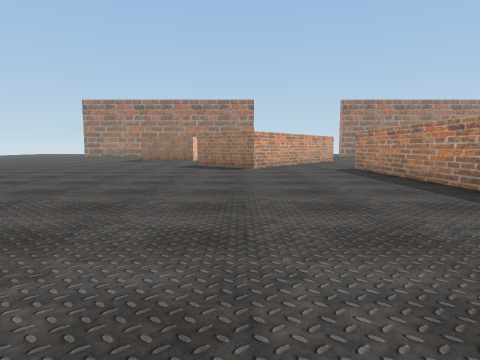
View 1 (above)

22 first-person views from a walk through a scene from a Unity 3-D project. The camera is 1.4 m above the floor, tilts 6° down and sees 75° across. The floor is counted in squares, 2 m on a side. Each view is taken from the middle of a square. On the plan, view 1 faces up. The plan holds only what a view shows up to about 10 squares ahead; the rest is blank. The place goes on beyond the plan. The player is left out.

View 2
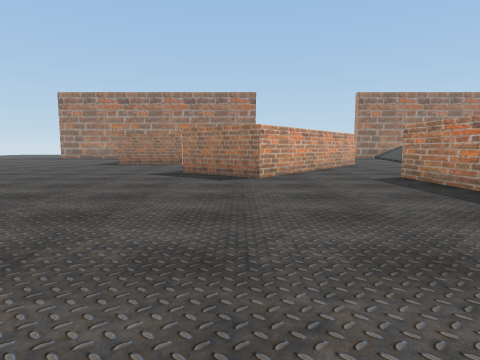

View 3
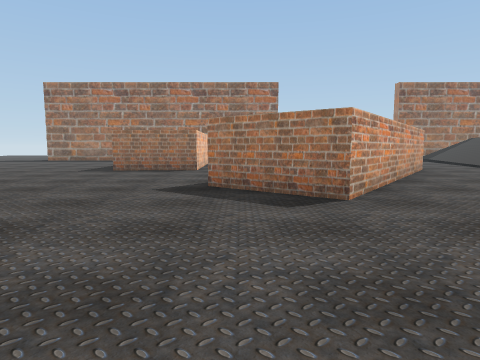

View 4
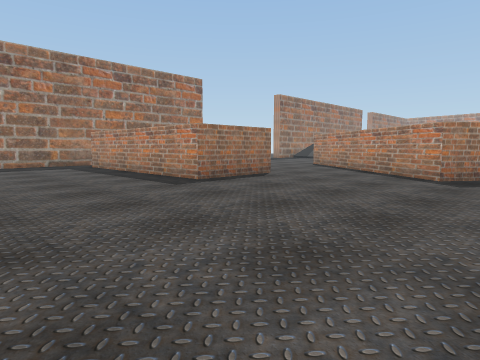

View 5
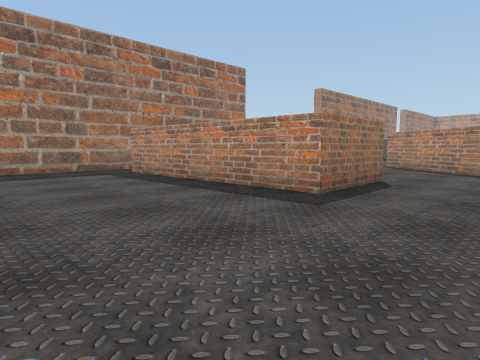

View 6
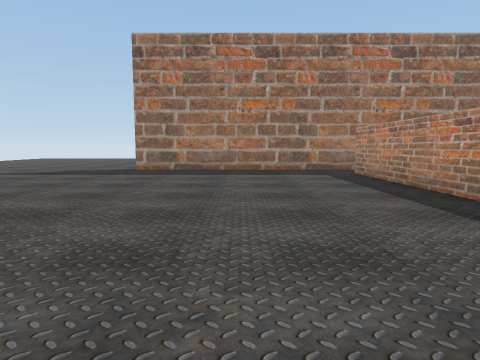

View 7
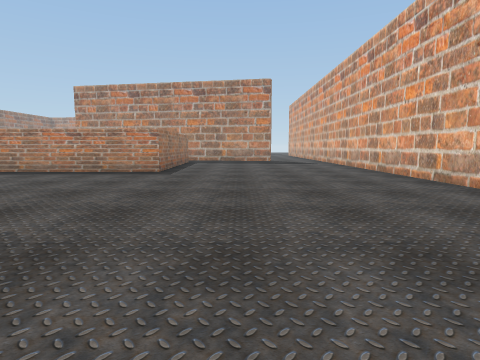

View 8
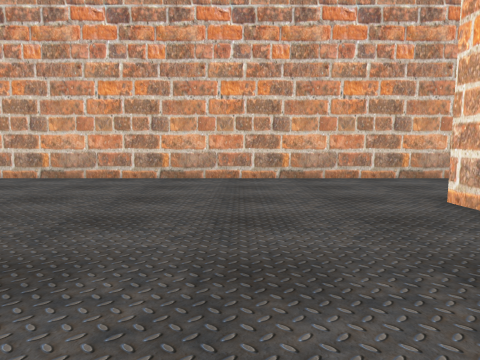

View 9
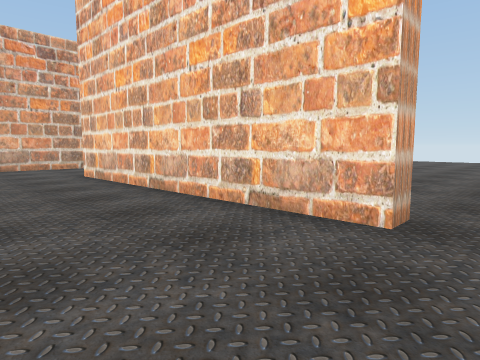

View 10
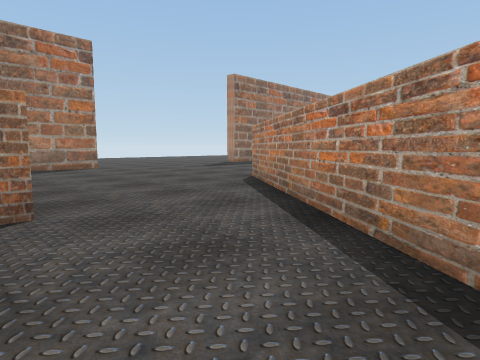

View 11
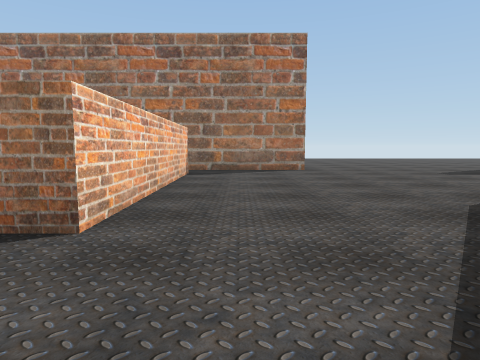

View 12
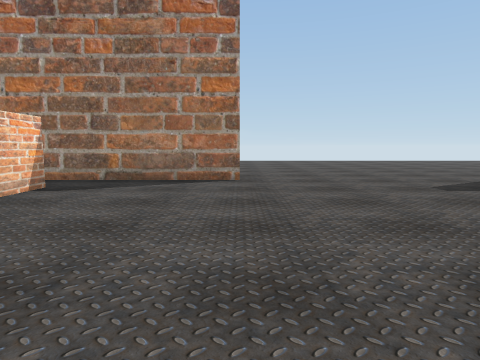

View 13
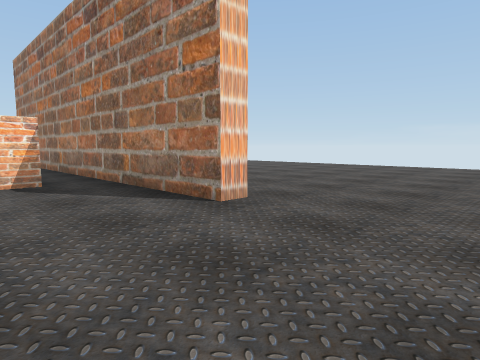

View 14
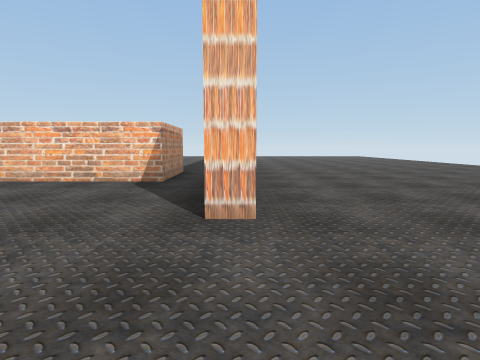

View 15
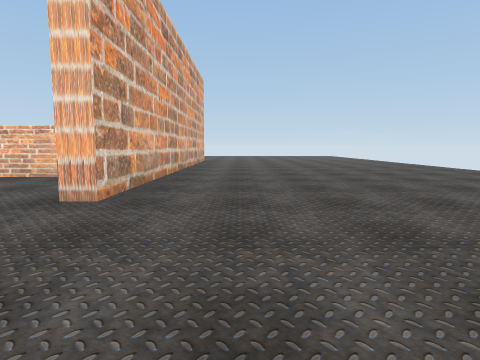

View 16
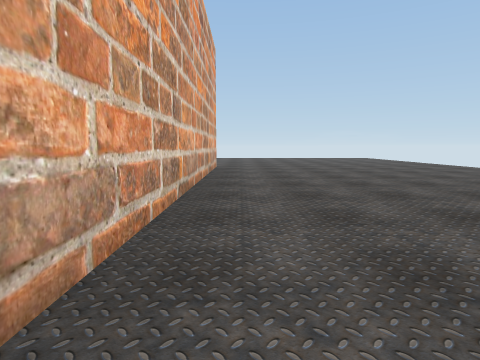

View 17
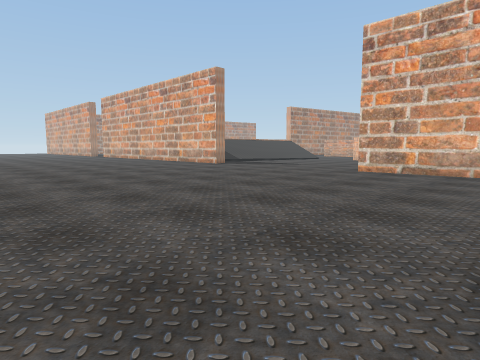

View 18
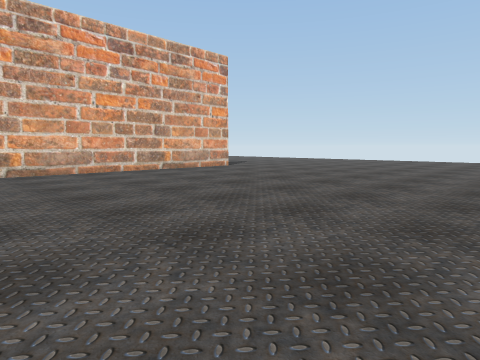

View 19
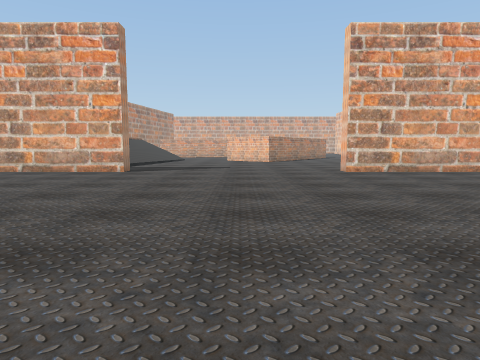

View 20
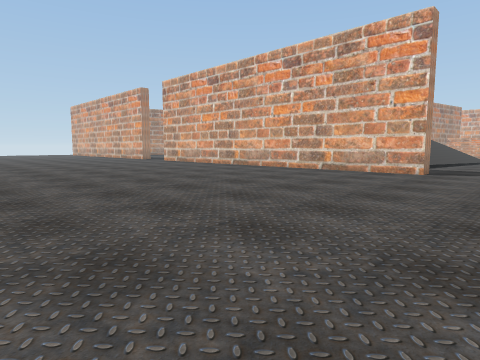

View 21
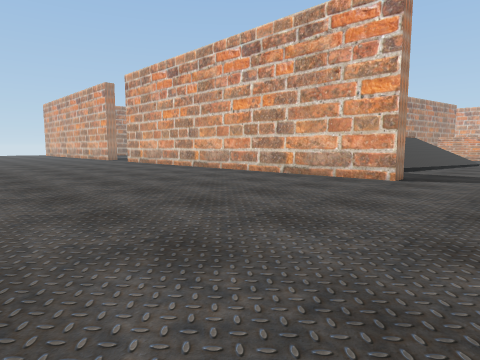

View 22
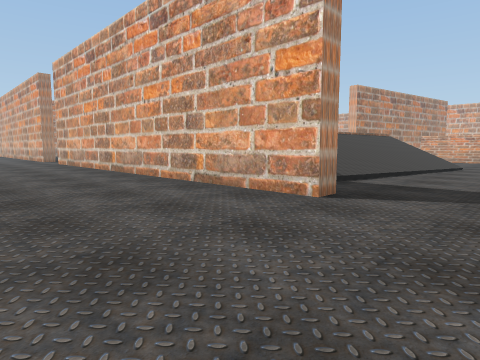

### Floor plan
Points are (right, up) in squares from view 1. A wall is a line through its corners. A room is listed if a view was taken in it or the views show most of it. See-through windows are left out.
Room 1 (views 1, 2, 3, 4, 5, 6, 7, 8, 9, 10, 11)
walls: (-6.4, 7.1) (-5.8, 7.1) (-5.6, 0.1); (2, 12.1) (0.5, 10.1) (-1.6, 11.6) (0.9, 14.9); (5.1, 3.3) (3.9, 3.3) (3.8, 10.4); (-2.3, 16.5) (-2.3, 15.5) (-4.8, 15.5) (-4.9, 21.4) (-2.4, 21.4); (-7.8, -3.1) (5.1, -3.1); (-2.5, 22.7) (-9.5, 22.7)
ways out: opening at (-3, 22) to room 2; opening at (-1, 15.7) to room 2; opening at (3.5, 11) to room 2
Room 2 (views 12, 13, 14, 15, 16, 17, 18, 19, 20, 21, 22)
walls: (7.3, 22.6) (7.3, 23.2) (15.4, 23.2); (4.7, 15.7) (2, 12.1); (0.9, 14.9) (2.7, 17.3); (-2.4, 21.4) (-2.3, 16.5); (-9.5, 23.2) (1, 23.2) (1, 22.7) (-2.5, 22.7)
ways out: opening at (-3, 22) to room 1; opening at (-1, 15.7) to room 1; opening at (3.5, 11) to room 1

Where each view was taken, in squares from view 1:
view 1: 0 up, 0 right, facing up
view 2: 3 up, 0 right, facing up
view 3: 6 up, 1 left, facing up
view 4: 10 up, 9 left, facing up-right
view 5: 13 up, 9 left, facing up-right
view 6: 13 up, 8 left, facing up
view 7: 1 up, 5 left, facing right
view 8: 4 up, 3 left, facing down
view 9: 8 up, 3 left, facing down-left
view 10: 12 up, 3 left, facing up-right
view 11: 13 up, 1 left, facing up
view 12: 16 up, 1 right, facing up
view 13: 20 up, 4 right, facing up-left
view 14: 23 up, 4 right, facing left
view 15: 25 up, 5 right, facing left
view 16: 24 up, 0 right, facing left
view 17: 32 up, 3 left, facing down-right
view 18: 32 up, 3 left, facing down-left
view 19: 32 up, 4 right, facing down
view 20: 32 up, 5 right, facing down-right
view 21: 30 up, 5 right, facing down-right
view 22: 27 up, 5 right, facing down-right
